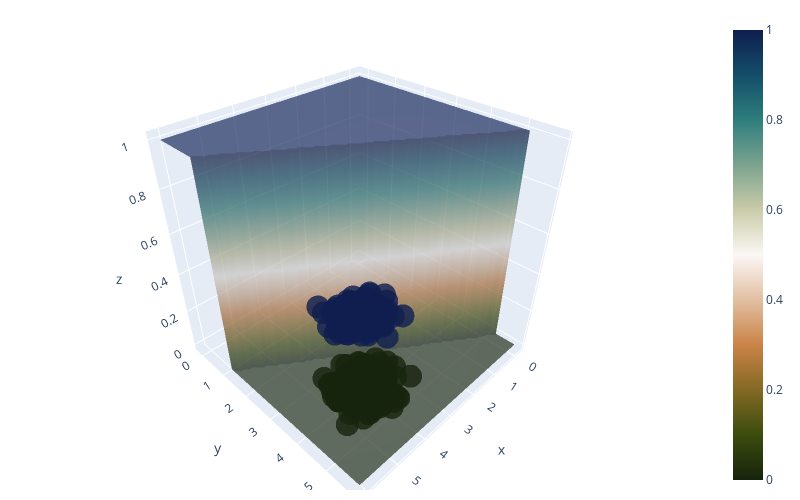

This figure's notebook cell:
### Code cell
x_min, x_max = X[:, 0].min() - 1, X[:, 0].max() + 1
y_min, y_max = X[:, 1].min() - 1, X[:, 1].max() + 1
xx, yy = np.meshgrid(np.arange(x_min, x_max, 0.1), np.arange(y_min, y_max, .1))
Z = util.perceptron_predict(np.c_[xx.ravel(), yy.ravel()], wt)
Z = Z.reshape(xx.shape)  

fig = go.Figure(data=[go.Surface(z=Z, x=xx, y=yy, colorscale= mpl_to_plotly(cmocean.cm.tarn), opacity = 0.7)])
fig.update_layout(autosize=False,
            width=800, height=500,
            margin=dict(l=10, r=10, b=10, t=20))

fig.add_scatter3d(x=X[:,0], y=X[:,1], z = np.zeros(len(X)), mode='markers', marker=dict(color=y, colorscale= mpl_to_plotly(cmocean.cm.tarn), opacity=0.8))
fig.show()

### Figure 1 — Plotly figure (JSON) as saved in the notebook; plotly's stock layout.template omitted (floating-point values rounded to 4 significant figures; data arrays with more than 128 entries replaced by an {"elided": "..."} marker saying what was removed)
{"data": [{"colorscale": [[0, "rgb(22, 35, 13)"], [0.1, "rgb(60, 76, 13)"], [0.2, "rgb(131, 105, 36)"], [0.3, "rgb(202, 131, 71)"], [0.4, "rgb(226, 191, 162)"], [0.5, "rgb(252, 247, 245)"], [0.6, "rgb(202, 204, 169)"], [0.7, "rgb(124, 163, 143)"], [0.8, "rgb(46, 126, 125)"], [0.9, "rgb(20, 78, 105)"], [1, "rgb(15, 30, 79)"]], "opacity": 0.7, "type": "surface", "x": {"elided": "61x64 float values"}, "y": {"elided": "61x64 float values"}, "z": {"elided": "61x64 int values"}}, {"marker": {"color": {"elided": "400 int values"}, "colorscale": [[0, "rgb(22, 35, 13)"], [0.1, "rgb(60, 76, 13)"], [0.2, "rgb(131, 105, 36)"], [0.3, "rgb(202, 131, 71)"], [0.4, "rgb(226, 191, 162)"], [0.5, "rgb(252, 247, 245)"], [0.6, "rgb(202, 204, 169)"], [0.7, "rgb(124, 163, 143)"], [0.8, "rgb(46, 126, 125)"], [0.9, "rgb(20, 78, 105)"], [1, "rgb(15, 30, 79)"]], "opacity": 0.8}, "mode": "markers", "type": "scatter3d", "x": {"elided": "400 float values"}, "y": {"elided": "400 float values"}, "z": {"elided": "400 int values"}}], "layout": {"autosize": false, "height": 500, "margin": {"b": 10, "l": 10, "r": 10, "t": 20}, "width": 800}}
